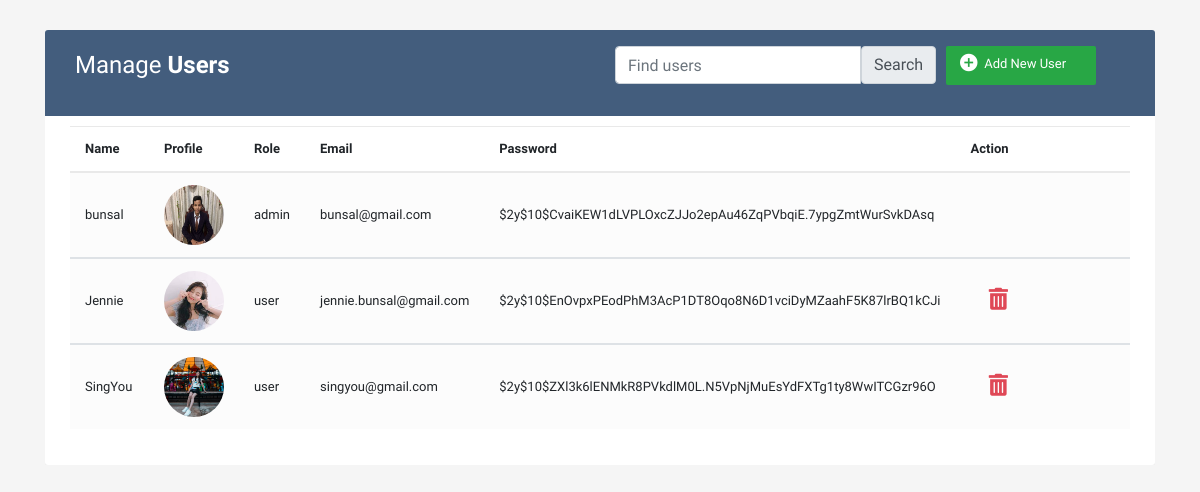
Screenshot of /pages/user.php with the database file from the repository.
### tables this page shows
CREATE TABLE `users` (
  `userID` int(11) NOT NULL,
  `userName` varchar(20) NOT NULL,
  `userProfile` varchar(300) NOT NULL,
  `userRole` varchar(20) NOT NULL,
  `userEmail` varchar(50) NOT NULL,
  `userPassword` varchar(500) NOT NULL
);

### inc/database.php (called while the page is built, shortened)
<?php
    function db(){
        return new mysqli('localhost', 'root', '', 'php_db_project');
    }
    function selectAllUsers(){
        return db()->query("SELECT * FROM users ORDER BY userID ASC");
    }

### pages/user.php (the view, shortened to what this page needs)
<!DOCTYPE html>
<html lang="en">
<head>
    <link rel="stylesheet" href="https://stackpath.bootstrapcdn.com/bootstrap/4.5.0/css/bootstrap.min.css">
    <link rel="stylesheet" href="https://pro.fontawesome.com/releases/v5.10.0/css/all.css"/>
    <link rel="stylesheet" href="assets/css/user.css">
</head>
<body>
    <div class="container-xl">
        <div class="table-responsive">
            <div class="table-wrapper">
                <div class="table-title">
                    <div class="row">
                        <div class="col-sm-6">
                            <h2>Manage <b>Users</b></h2>
                        </div>
                        <div class="col-sm-6 d-flex">
                            <form method="post">
                                <div class="input-group mb-3">
                                    <input type="search" class="form-control form-control" placeholder="Find users" name="searchUser">
                                    <button type="submit" class="input-group-text btn-primary"><i class="bi bi-search me-2"></i> Search </button>
                                </div>
                            </form>
                            <a href="#addUserModal" class="btn btn-success" data-toggle="modal" style="width: 150px; margin-bottom: 15px"><i class="material-icons">&#xE147;</i> <span>Add New User</span></a>
                        </div>
                    </div>
                </div>
                <table class="table table-striped table-hover">
                    <thead>
                        <tr>
                            <th>Name</th>
                            <th>Profile</th>
                            <th>Role</th>
                            <th>Email</th>
                            <th>Password</th>
                            <th>Action</th>
                        </tr>
                    </thead>
                    <?php
                        require_once('inc/database.php');
                        if($_SERVER['REQUEST_METHOD'] == 'POST'){
                            $users = searchUser($_POST);
                        }else{
                            $users = selectAllUsers();
                        }
                        foreach ($users as $user):
                    ?>
                    <tbody>
                        <tr>
                            <td><?= $user['userName'] ?></td>
                            <td><img src="assets/img/<?= $user['userProfile'] ?>" width="60" height="60" class="rounded-circle" alt=""></td>
                            <td><?= $user['userRole'] ?></td>
                            <td><?= $user['userEmail'] ?></td>
                            <td><?= $user['userPassword'] ?></td>
                            <?php
                                if($user['userRole'] != 'admin'):
                            ?>
                            <td>
                                <a href="process/update_user_html.php?id=<?= $user['userID'] ?>"><i class="fa fa-pencil text-warning"></i></a>
                                <a href="process/delete_user_model.php?id=<?= $user['userID'] ?>"><i class="fa fa-trash-alt text-danger"></i></a>
                            </td>
                            <?php
                                elseif($user['userRole'] == 'admin'):
                            ?>
                            <td>
                            </td>
                            <?php
                                endif;
                            ?>
                        </tr>
                    </tbody>
                    <?php
                        endforeach;
                    ?>
                </table>
            </div>
        </div>
    </div>
</body>
</html>

### assets/css/user.css (style rules this page uses)
body { color: #566787; background: #f5f5f5; font-family: "Varela Round", sans-serif; font-size: 13px; }
.table-responsive { margin: 30px 0; }
.table-wrapper { background: #fff; padding: 20px 25px; border-radius: 3px; min-width: 1000px; box-shadow: 0 1px 1px rgba(0, 0, 0, 0.05); }
.table-title { padding-bottom: 15px; background: #435d7d; color: #fff; padding: 16px 30px; min-width: 100%; margin: -20px -25px 10px; border-radius: 3px 3px 0 0; }
.table-title h2 { margin: 5px 0 0; font-size: 24px; }
.table-title .btn { color: #fff; float: right; font-size: 13px; border: none; min-width: 50px; border-radius: 2px; border: none; outline: none !important; margin-left: 10px; }
.table-title .btn i { float: left; font-size: 21px; margin-right: 5px; }
.table-title .btn span { float: left; margin-top: 2px; }
table.table tr th, table.table tr td { border-color: #e9e9e9; padding: 12px 15px; vertical-align: middle; }
table.table tr th:first-child { width: 80px; }
table.table tr th:last-child { width: 250px; }
table.table-striped tbody tr:nth-of-type(odd) { background-color: #fcfcfc; }
table.table td:last-child i { opacity: 0.9; font-size: 22px; margin: 0 5px; }
table.table td a { font-weight: bold; color: #566787; display: inline-block; text-decoration: none; outline: none !important; }
table.table td i { font-size: 19px; }

### rows the page displays
users: userName "bunsal", userProfile (picture), userRole "admin", userEmail "bunsal@gmail.com", userPassword "$2y$10$CvaiKEW1dLVPLOxcZJJo2epAu46ZqPVbqiE.7ypgZmtWurSvkDAsq"
users: userName "Jennie", userProfile (picture), userRole "user", userEmail "jennie.bunsal@gmail.com", userPassword "$2y$10$EnOvpxPEodPhM3AcP1DT8Oqo8N6D1vciDyMZaahF5K87lrBQ1kCJi"
users: userName "SingYou", userProfile (picture), userRole "user", userEmail "singyou@gmail.com", userPassword "$2y$10$ZXl3k6lENMkR8PVkdlM0L.N5VpNjMuEsYdFXTg1ty8WwITCGzr96O"
